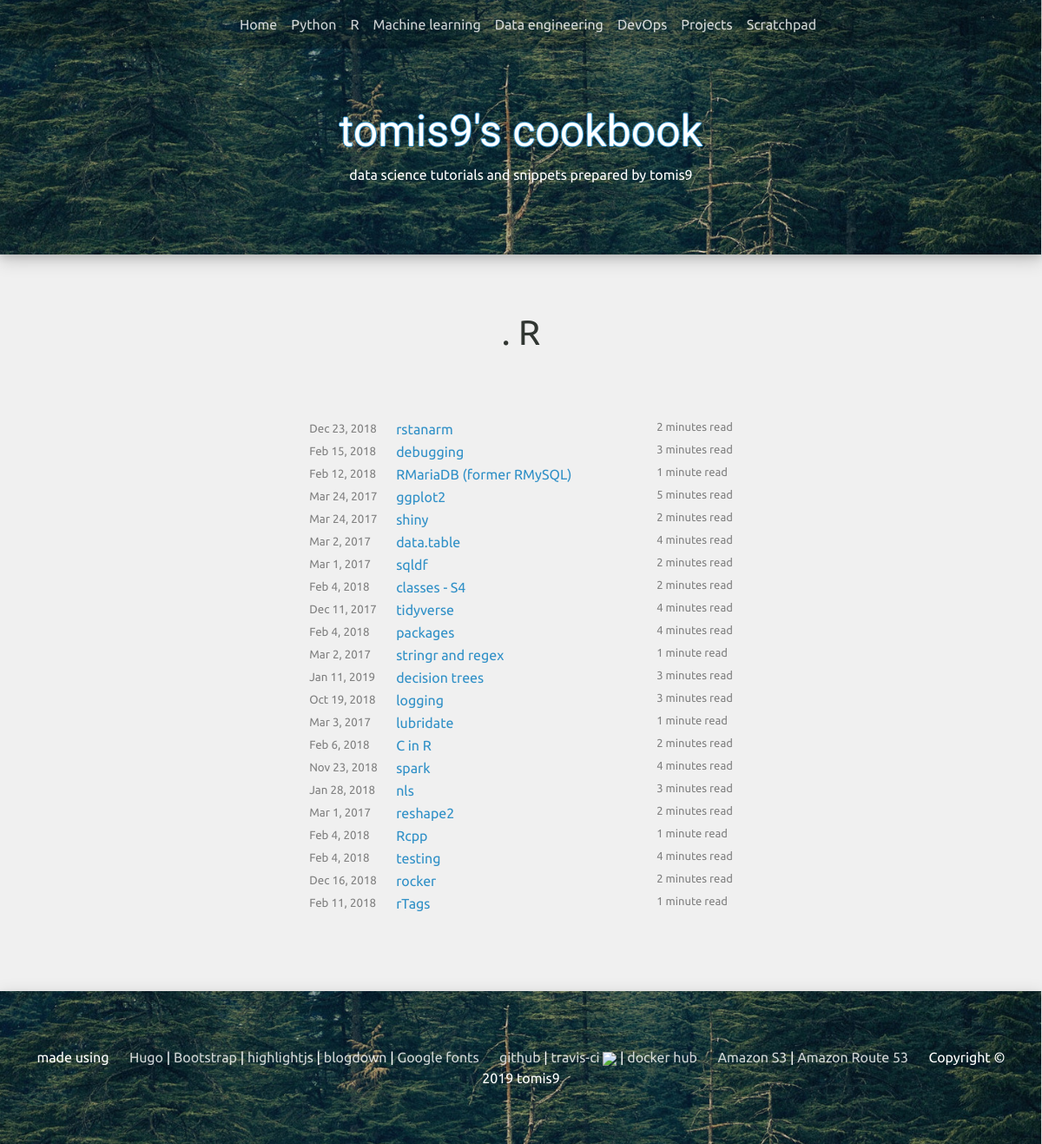
The app's page /list/r/ with its own data.
### blog/models.py (models this page shows, shortened)
class Category(models.Model):
    category_slug = models.CharField(max_length=250, primary_key=True)
    category_name = models.CharField(max_length=250)

class CategoryPost(models.Model):
    post_slug = models.ForeignKey(Post, on_delete=models.CASCADE)
    category_slug = models.ForeignKey(Category, on_delete=models.CASCADE)

class Post(models.Model):
    post_slug = models.SlugField(max_length=250, default='empty', primary_key=True)
    title = models.CharField(max_length=250)
    body = models.TextField(default='')
    date = models.DateTimeField(default=timezone.now)
    draft = models.BooleanField(default=True)
    read_time = models.IntegerField(default=0)
    def get_absolute_url(self):
        return "/post/" + self.post_slug
    def format_date(self):
        return self.date.strftime("%b %-d, %Y")
    class Meta:
        ordering = ('-date',)

### blog/views.py (the view)
# urls.py: path('list/<slug:category_slug>/', view_list, name='view_list'),
def view_list(request, category_slug):
    category = Category.objects.get(category_slug=category_slug)
    posts = CategoryPost.objects.filter(category_slug=category)
    categories = Category.objects.all()
    category_posts = CategoryPost.objects.all()
    context = {'category': category, 'posts': posts, 'categories': categories,
               'category_posts': category_posts}
    return render(request, 'blog/post/list.html', context)

### blog/templates/blog/post/list.html (shortened to what this page needs)
{% extends "blog/base.html" %}
{% load static %}
{% block content %}
<div class="list-div">
  <div class="article-title">
    <object type="image/svg+xml" data="{% static "/folder.svg" %}" height="30px"
            width="30px">.</object>
    {{ category.category_name }}
  </div>
  <br>
  <br>
  <table style="margin: 0 auto;">
      {% for post in posts %}
        <tr>
          <td style="white-space: nowrap; width: 100px; color: gray; font-size: smaller;">
            {{ post.post_slug.format_date }}
          </td>
          <td id="list-titles">
            <a href="{{ post.post_slug.get_absolute_url }}">
              {{ post.post_slug.title }}
            </a>
          </td>
          <td class="d-none d-lg-block d-xl-block" style="color: gray; font-size: small;">
              {{ post.post_slug.read_time }} {% if post.post_slug.read_time == 1 %} minute {% else %} minutes {% endif %} read
          </td>
        </tr>
      {% endfor %}
  </table>
    <br>
    <br>
</div>
{% endblock %}

### blog/templates/blog/base.html (shortened to what this page needs)
{% load static %}
<!DOCTYPE html>
<html lang="en">
  <head>
  <link rel="stylesheet" href="https://maxcdn.bootstrapcdn.com/bootstrap/4.3.1/css/bootstrap.min.css">
  <link rel="stylesheet" href="{% static "/css/bootstrap-toc.css" %}">
  <link rel="stylesheet" href="{% static "/css/darcula.css" %}">
  <link rel="stylesheet" href="{% static "/css/style.css" %}">
  <link rel="stylesheet" href="https://cdn.jsdelivr.net/npm/katex@0.10.2/dist/katex.min.css">
</head>
<body data-spy="scroll" data-target="#toc">
<nav id="navbar" class="navbar navbar-expand-md fixed-top navbar-hide transition">
    <div class="collapse navbar-collapse" id="collapsibleNavbar">
        <ul class="navbar-nav">
            <li class="nav-item">
                <a class="nav-link" href="/">Home</a>
            </li>
            {% for category in categories %}
                <li class="nav-item dropdown">
                    <a class="nav-link dropdown-toggle" data-toggle="dropdown">{{ category.category_name }}</a>
                </li>
            {% endfor %}
        </ul>
    </div>
</nav>
<div class="jumbotron text-center" id="header">
  <div id="header-title">
      <a href="/">tomis9's cookbook</a>
  </div>
  <p style="color: white;">data science tutorials and snippets prepared by tomis9</p>
</div>
{% block content %}
{% endblock %}
<div class="jumbotron text-center" id="footer">
  made using &emsp;
  <br class="d-xl-none">
  <a href="https://gohugo.io/">Hugo</a> |
  <a href="https://getbootstrap.com/">Bootstrap</a> |
  <a href="https://highlightjs.org/">highlightjs</a> |
  <a href="https://bookdown.org/yihui/blogdown/">blogdown</a> |
  <a href="https://fonts.google.com/">Google fonts</a> &emsp;
  <br class="d-xl-none">
  <a href="https://github.com/tomis9/cookbook">github</a> |
  <a href="https://travis-ci.org/tomis9/cookbook">travis-ci</a> <a href="https://travis-ci.org/tomis9/cookbook"><img src="https://api.travis-ci.org/tomis9/cookbook.png"></img></a> |
  <a href="https://hub.docker.com/r/tomis9/cookbook">docker hub</a> &emsp;
  <br class="d-xl-none">
  <a href="https://aws.amazon.com/s3">Amazon S3</a> |
  <a href="https://aws.amazon.com/route53/">Amazon Route 53</a> &emsp;
  <br class="d-xl-none">
  Copyright &copy; 2019 tomis9
</div>
</body>
</html>

### blog/static/css/style.css (style rules this page uses)
body { background-color: rgb(240, 240, 240); }
#navbar { color: white; }
.transition { -webkit-transition: all 0.5s ease-in-out; -moz-transition: all 0.5s ease-in-out; -o-transition: all 0.5s ease-in-out; transition: all 0.5s ease-in-out; }
.navbar-hide { background-color: none; background-image: url('/static/random-forest3.jpg'); background-position: center; background-repeat: no-repeat; background-size: cover; }
#header-title { margin: 0; margin-top: 50px; }
#header-title a:link, #header-title a:visited { text-shadow: -1px 0 #3090c7, 0 1px #3090c7, 1px 0 #3090c7, 0 -1px #3090c7; color: white; font-family: 'Fascinate', cursive; font-size: 50px; }
.navbar { overflow-x: hidden; max-height: 100%; }
@media (min-width: 768px) { .navbar-hide { background-color: rgba(0, 0, 0, 0.15); background-image: none; } }
@media (min-width: 768px) { .navbar-nav { margin:0 auto; } }
@media (min-width: 768px) { .navbar { overflow: visible; max-height: 1000px; } }
.nav-link, .nav-item { color: rgba(255, 255, 255, 0.8); }
.dropdown-toggle::after { display:none; }
.list-div { margin: auto; margin-top: 20px; margin-bottom: 20px; max-width: 1000px; padding: 20px; font-family: 'Ubuntu', sans-serif; color: #313632; }
.article a:link, .article a:visited, .list-div a:link, .list-div a:visited { color: #3090C7; color: rgba(48, 144, 199, 1); }
.article-title { font-size: 40px; margin-top: 20px; margin-bottom: 20px; text-align: center; }
#header { margin-bottom:0; background-image: url('/static/random-forest3.jpg'); background-position: center; background-repeat: no-repeat; background-size: cover; border-radius: 0; box-shadow: 0 4px 8px 0 rgba(0, 0, 0, 0.1), 0 6px 20px 0 rgba(0, 0, 0, 0.19); font-family: 'Ubuntu', sans-serif; }
#footer { background-image: url('/static/random-forest3.jpg'); background-position: center; background-repeat: no-repeat; background-size: cover; border-radius: 0; box-shadow: 0 4px 8px 0 rgba(0, 0, 0, 0.1), 0 6px 20px 0 rgba(0, 0, 0, 0.19); margin-bottom:0; color: white; font-family: 'Ubuntu', sans-serif; }
#footer a:link, #footer a:visited { color: rgba(255, 255, 255, 0.8); }
.nav-link { font-family: 'Ubuntu', sans-serif; }
#list-titles { width: 150px; }
@media (min-width: 768px) { #list-titles { width: 300px; } }

### records on screen
Category: category_name "Python"
Category: category_name "R"
Category: category_name "Machine learning"
Category: category_name "Data engineering"
Category: category_name "DevOps"
Category: category_name "Projects"
Category: category_name "Scratchpad"
CategoryPost: post_slug.format_date "Dec 23, 2018", post_slug "rstanarm", post_slug.read_time "2", shows "minutes"
CategoryPost: post_slug.format_date "Feb 15, 2018", post_slug "debugging", post_slug.read_time "3", shows "minutes"
CategoryPost: post_slug.format_date "Feb 12, 2018", post_slug "RMariaDB (former RMySQL)", post_slug.read_time "1", shows "minute"
CategoryPost: post_slug.format_date "Mar 24, 2017", post_slug "ggplot2", post_slug.read_time "5", shows "minutes"
CategoryPost: post_slug.format_date "Mar 24, 2017", post_slug "shiny", post_slug.read_time "2", shows "minutes"
CategoryPost: post_slug.format_date "Mar 2, 2017", post_slug "data.table", post_slug.read_time "4", shows "minutes"
CategoryPost: post_slug.format_date "Mar 1, 2017", post_slug "sqldf", post_slug.read_time "2", shows "minutes"
CategoryPost: post_slug.format_date "Feb 4, 2018", post_slug "classes - S4", post_slug.read_time "2", shows "minutes"
CategoryPost: post_slug.format_date "Dec 11, 2017", post_slug "tidyverse", post_slug.read_time "4", shows "minutes"
CategoryPost: post_slug.format_date "Feb 4, 2018", post_slug "packages", post_slug.read_time "4", shows "minutes"
CategoryPost: post_slug.format_date "Mar 2, 2017", post_slug "stringr and regex", post_slug.read_time "1", shows "minute"
CategoryPost: post_slug.format_date "Jan 11, 2019", post_slug "decision trees", post_slug.read_time "3", shows "minutes"
CategoryPost: post_slug.format_date "Oct 19, 2018", post_slug "logging", post_slug.read_time "3", shows "minutes"
CategoryPost: post_slug.format_date "Mar 3, 2017", post_slug "lubridate", post_slug.read_time "1", shows "minute"
CategoryPost: post_slug.format_date "Feb 6, 2018", post_slug "C in R", post_slug.read_time "2", shows "minutes"
CategoryPost: post_slug.format_date "Nov 23, 2018", post_slug "spark", post_slug.read_time "4", shows "minutes"
CategoryPost: post_slug.format_date "Jan 28, 2018", post_slug "nls", post_slug.read_time "3", shows "minutes"
CategoryPost: post_slug.format_date "Mar 1, 2017", post_slug "reshape2", post_slug.read_time "2", shows "minutes"
CategoryPost: post_slug.format_date "Feb 4, 2018", post_slug "Rcpp", post_slug.read_time "1", shows "minute"
CategoryPost: post_slug.format_date "Feb 4, 2018", post_slug "testing", post_slug.read_time "4", shows "minutes"
CategoryPost: post_slug.format_date "Dec 16, 2018", post_slug "rocker", post_slug.read_time "2", shows "minutes"
CategoryPost: post_slug.format_date "Feb 11, 2018", post_slug "rTags", post_slug.read_time "1", shows "minute"
